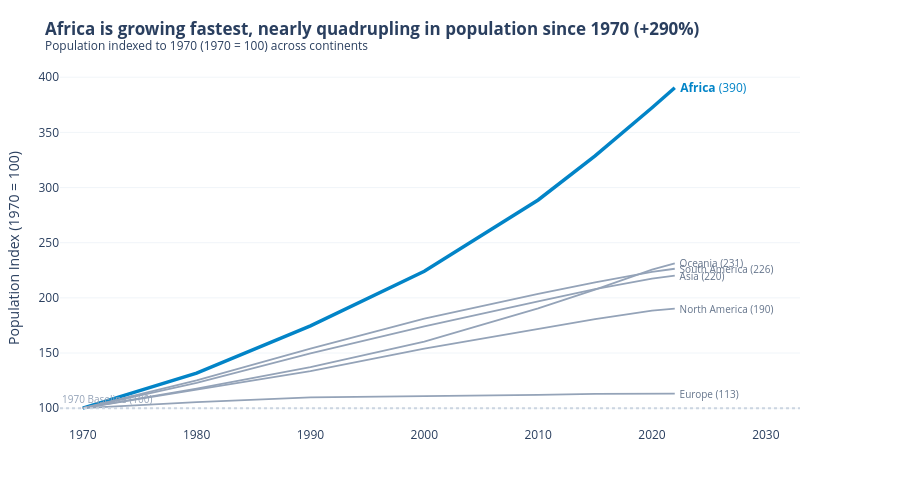

This figure's notebook cell:
### Markdown cell above
**Chart choice & justification:** *Which chart did you choose, and why? Justify design choices.

**Chart choice:** Line chart (indexed time series, 1970 = 100).

**Justification:**
- **Why this chart:** The question asks for growth over time *relative to 1970 size*. A standard line chart of raw population would be dominated by Asia's sheer size. Indexing each continent to 100 in 1970 aligns their starting points so the slopes directly show relative growth speed.
- **Design choices:** I used an intentional focal palette: Africa is highlighted in bold blue (`#0284c7`) with a heavier line width (3.5 vs 1.8), while all other continents are muted in neutral slate grey (`#94a3b8`). Direct end labels at 2022 remove the need for a separate legend, and a dotted baseline marks the 1970 starting level (100).

### Code cell
# Q1: 
cont = df_long.groupby(['Continent', 'Year'])['Population'].sum().reset_index()
pop_1970 = cont[cont['Year'] == 1970].set_index('Continent')['Population']
cont['Index'] = (cont['Population'] / cont['Continent'].map(pop_1970)) * 100

colors_q1 = {c: '#94a3b8' for c in cont['Continent'].unique()}
colors_q1['Africa'] = '#0284c7'

fig1 = px.line(
    cont, x='Year', y='Index', color='Continent',
    color_discrete_map=colors_q1,
    title="<b>Africa is growing fastest, nearly quadrupling in population since 1970 (+290%)</b><br><sup>Population indexed to 1970 (1970 = 100) across continents</sup>"
)

for trace in fig1.data:
    if trace.name == 'Africa':
        trace.line.width = 3.5
    else:
        trace.line.width = 1.8

for continent in cont['Continent'].unique():
    row_2022 = cont[(cont['Continent'] == continent) & (cont['Year'] == 2022)].iloc[0]
    val = row_2022['Index']
    is_africa = (continent == 'Africa')
    txt = f" <b>{continent}</b> ({val:.0f})" if is_africa else f" {continent} ({val:.0f})"
    fig1.add_annotation(
        x=2022, y=val, text=txt,
        showarrow=False, xanchor='left', yanchor='middle',
        font=dict(color='#0284c7' if is_africa else '#64748b', size=12 if is_africa else 10)
    )


fig1.add_hline(
    y=100, line_dash='dot', line_color='#cbd5e1',
    annotation_text="1970 Baseline (100)", annotation_position="top left",
    annotation_font_size=10, annotation_font_color='#94a3b8'
)

fig1.update_layout(
    template='plotly_white',
    showlegend=False,
    xaxis=dict(title='', dtick=10, showgrid=False, range=[1968, 2033]),
    yaxis=dict(title='Population Index (1970 = 100)', showgrid=True, gridcolor='#f1f5f9'),
    margin=dict(l=60, r=100, t=70, b=40),
    height=480
)

fig1.show()

### Figure 1 — Plotly figure (JSON) as saved in the notebook; plotly's stock layout.template omitted (floating-point values rounded to 4 significant figures)
{"data": [{"hovertemplate": "Continent=Africa<br>Year=%{x}<br>Index=%{y}<extra></extra>", "legendgroup": "Africa", "line": {"color": "#0284c7", "dash": "solid", "width": 3.5}, "marker": {"symbol": "circle"}, "mode": "lines", "name": "Africa", "orientation": "v", "showlegend": true, "x": [1970, 1980, 1990, 2000, 2010, 2015, 2020, 2022], "xaxis": "x", "y": [100.0, 131.8, 174.6, 224.1, 288.8, 328.7, 372.3, 390.4], "yaxis": "y", "type": "scatter"}, {"hovertemplate": "Continent=Asia<br>Year=%{x}<br>Index=%{y}<extra></extra>", "legendgroup": "Asia", "line": {"color": "#94a3b8", "dash": "solid", "width": 1.8}, "marker": {"symbol": "circle"}, "mode": "lines", "name": "Asia", "orientation": "v", "showlegend": true, "x": [1970, 1980, 1990, 2000, 2010, 2015, 2020, 2022], "xaxis": "x", "y": [100.0, 122.9, 149.7, 174.1, 196.7, 207.9, 217.4, 220.1], "yaxis": "y", "type": "scatter"}, {"hovertemplate": "Continent=Europe<br>Year=%{x}<br>Index=%{y}<extra></extra>", "legendgroup": "Europe", "line": {"color": "#94a3b8", "dash": "solid", "width": 1.8}, "marker": {"symbol": "circle"}, "mode": "lines", "name": "Europe", "orientation": "v", "showlegend": true, "x": [1970, 1980, 1990, 2000, 2010, 2015, 2020, 2022], "xaxis": "x", "y": [100.0, 105.6, 109.8, 110.7, 112.1, 113.1, 113.7, 113.3], "yaxis": "y", "type": "scatter"}, {"hovertemplate": "Continent=North America<br>Year=%{x}<br>Index=%{y}<extra></extra>", "legendgroup": "North America", "line": {"color": "#94a3b8", "dash": "solid", "width": 1.8}, "marker": {"symbol": "circle"}, "mode": "lines", "name": "North America", "orientation": "v", "showlegend": true, "x": [1970, 1980, 1990, 2000, 2010, 2015, 2020, 2022], "xaxis": "x", "y": [100.0, 116.8, 133.6, 154.1, 172.1, 180.8, 188.4, 190.3], "yaxis": "y", "type": "scatter"}, {"hovertemplate": "Continent=Oceania<br>Year=%{x}<br>Index=%{y}<extra></extra>", "legendgroup": "Oceania", "line": {"color": "#94a3b8", "dash": "solid", "width": 1.8}, "marker": {"symbol": "circle"}, "mode": "lines", "name": "Oceania", "orientation": "v", "showlegend": true, "x": [1970, 1980, 1990, 2000, 2010, 2015, 2020, 2022], "xaxis": "x", "y": [100.0, 117.7, 137.3, 160.3, 190.5, 207.4, 225.5, 231.2], "yaxis": "y", "type": "scatter"}, {"hovertemplate": "Continent=South America<br>Year=%{x}<br>Index=%{y}<extra></extra>", "legendgroup": "South America", "line": {"color": "#94a3b8", "dash": "solid", "width": 1.8}, "marker": {"symbol": "circle"}, "mode": "lines", "name": "South America", "orientation": "v", "showlegend": true, "x": [1970, 1980, 1990, 2000, 2010, 2015, 2020, 2022], "xaxis": "x", "y": [100.0, 125.3, 154.0, 181.2, 203.7, 214.1, 223.7, 226.4], "yaxis": "y", "type": "scatter"}], "layout": {"xaxis": {"anchor": "y", "domain": [0.0, 1.0], "title": {"text": ""}, "dtick": 10, "showgrid": false, "range": [1968, 2033]}, "yaxis": {"anchor": "x", "domain": [0.0, 1.0], "title": {"text": "Population Index (1970 = 100)"}, "showgrid": true, "gridcolor": "#f1f5f9"}, "legend": {"title": {"text": "Continent"}, "tracegroupgap": 0}, "title": {"text": "<b>Africa is growing fastest, nearly quadrupling in population since 1970 (+290%)</b><br><sup>Population indexed to 1970 (1970 = 100) across continents</sup>"}, "annotations": [{"font": {"color": "#0284c7", "size": 12}, "showarrow": false, "text": " <b>Africa</b> (390)", "x": 2022, "xanchor": "left", "y": 390.4, "yanchor": "middle"}, {"font": {"color": "#64748b", "size": 10}, "showarrow": false, "text": " Asia (220)", "x": 2022, "xanchor": "left", "y": 220.1, "yanchor": "middle"}, {"font": {"color": "#64748b", "size": 10}, "showarrow": false, "text": " Europe (113)", "x": 2022, "xanchor": "left", "y": 113.3, "yanchor": "middle"}, {"font": {"color": "#64748b", "size": 10}, "showarrow": false, "text": " North America (190)", "x": 2022, "xanchor": "left", "y": 190.3, "yanchor": "middle"}, {"font": {"color": "#64748b", "size": 10}, "showarrow": false, "text": " Oceania (231)", "x": 2022, "xanchor": "left", "y": 231.2, "yanchor": "middle"}, {"font": {"color": "#64748b", "size": 10}, "showarrow": false, "text": " South America (226)", "x": 2022, "xanchor": "left", "y": 226.4, "yanchor": "middle"}, {"font": {"color": "#94a3b8", "size": 10}, "showarrow": false, "text": "1970 Baseline (100)", "x": 0, "xanchor": "left", "xref": "x domain", "y": 100, "yanchor": "bottom", "yref": "y"}], "shapes": [{"line": {"color": "#cbd5e1", "dash": "dot"}, "type": "line", "x0": 0, "x1": 1, "xref": "x domain", "y0": 100, "y1": 100, "yref": "y"}], "margin": {"l": 60, "r": 100, "t": 70, "b": 40}, "showlegend": false, "height": 480}}
